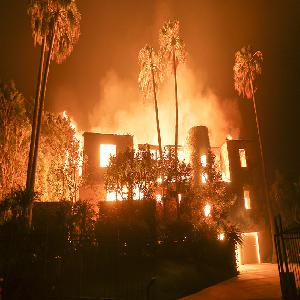
#> input picture src/data/pictures_resized/0014_th_id=OIP.jpg, 300 x 300 px, found by its file name; its folder holds only this picture in this run
$ python PrepareData.py
#> lines starting #> are read from the running program, lines starting #| are printed output that depends on the picture
# performs augmentations, resizes and merges
#from flip_horizontal import flip_horizontal
from PIL import Image, ImageEnhance
import os


# final_size
final_size = (128,128)

# source
datapath = "../Data/pictures_resized/"
source = os.listdir(datapath)

# destination
destination = os.path.join("../Data/Train/",
                           str(final_size[0]) + str(final_size[1])+"/")
# "/home/andreas/Documents/Seminar/appliedml_using_gan/Data/pictures_all/"
os.system("rm -rf {}".format(destination))

os.mkdir(destination)

# initial size
width, height = Image.open(datapath + source[0]).size
#> width = 300; height = 300


# methods
# flip_horizontal.__name__
def flip_horizontal():
    for file in source:
        image = Image.open(datapath + file)
#> image is the input picture: PIL image 300x300 RGB; mean R, G, B 133.1, 75.8, 28.9
        image = image.transpose(Image.FLIP_LEFT_RIGHT)
        image = image.resize(final_size)
#> image: PIL image 128x128 RGB
        image.save(os.path.join(destination + file + '_flipped.png'))


def rotate(degree):
#> called with degree = 10
    for file in source:
        image = Image.open(datapath + file)
        image = image.rotate(degree)
#> image: PIL image 300x300 RGB
        image = image.crop((35, 35, width - 35, height - 35))
#> image: PIL image 230x230 RGB
        image = image.resize(final_size)
#> image: PIL image 128x128 RGB
        image.save(os.path.join(destination + file + str(degree) + '_rotate.png'))


def crop(left, top, right, bottom, description):
#> called with left = 0, top = 0, right = 225, bottom = 225, description = 'lefttop'
    for file in source:
        image = Image.open(datapath + file)
        image = image.crop((left, top, right, bottom))
#> image: PIL image 225x225 RGB
        image = image.resize(final_size)
#> image: PIL image 128x128 RGB
#> call 4 of crop, with left = 0, top = 75, right = 225, bottom = 300, description = 'leftbottom'
#> in crop (call 4), `image = image.resize(final_size)`:
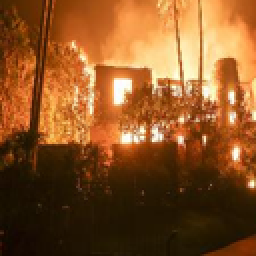
#> image: PIL image 128x128 RGB (shown 2 times larger); mean R, G, B 135.5, 82.7, 37.1
        image.save(destination + file + description + '_cropped.png')

def sharpen(factor):
#> called with factor = 0.5
    for file in source:
        image = Image.open(datapath + file)
        enhancer = ImageEnhance.Brightness(image)
        image = enhancer.enhance(factor)
#> image: PIL image 300x300 RGB
        image = image.resize(final_size)
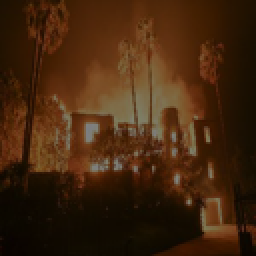
#> image: PIL image 128x128 RGB (shown 2 times larger); mean R, G, B 66.3, 37.6, 14.2
        image.save(destination + file + str(factor) + '_enhanced.png')


if __name__ == "__main__":
    flip_horizontal()
    rotate(10)
    rotate(350)
    #lefttop
    crop(0, 0, 3 * width / 4.0, 3 * height / 4.0, "lefttop")
    #righttop, überarbeiten!
    crop(width / 4.0, 0,  width , 3 * height / 4.0, "righttop")
    #rightbottom
    crop( width / 4.0, height / 4.0, width, height, "rightbottom")
    #leftbottom
    crop(0, height / 4, 3 * width / 4, height, "leftbottom")
    sharpen(0.5)
    sharpen(1.5)
#> call 2 of sharpen, with factor = 1.5
#> in sharpen (call 2), `image = image.resize(final_size)`:
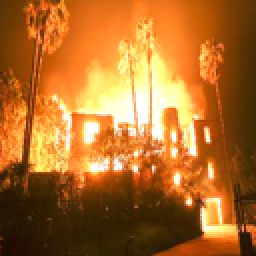
#> image: PIL image 128x128 RGB (shown 2 times larger); mean R, G, B 174.1, 108, 42.2
    sharpen(0.75)
#> call 3 of sharpen, with factor = 0.75
#> in sharpen (call 3), `image = enhancer.enhance(factor)`:
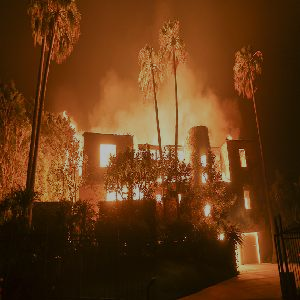
#> image: PIL image 300x300 RGB; mean R, G, B 99.4, 56.5, 21.4
#> in sharpen (call 3), `image = image.resize(final_size)`:
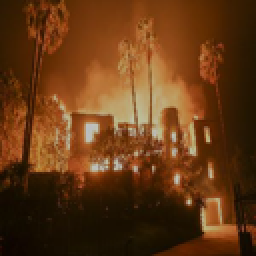
#> image: PIL image 128x128 RGB (shown 2 times larger); mean R, G, B 99.4, 56.5, 21.4
    sharpen(1.25)
#> call 4 of sharpen, with factor = 1.25
#> in sharpen (call 4), `image = enhancer.enhance(factor)`:
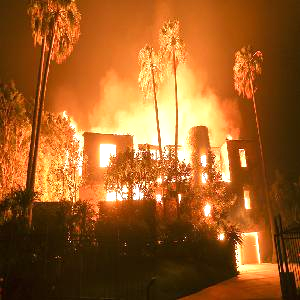
#> image: PIL image 300x300 RGB; mean R, G, B 156.6, 92.8, 35.6
#> in sharpen (call 4), `image = image.resize(final_size)`:
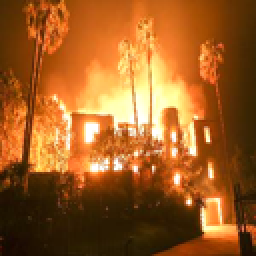
#> image: PIL image 128x128 RGB (shown 2 times larger); mean R, G, B 156.6, 92.8, 35.6

$ run again, on src/data/pictures_resized/0045_th_id=OIP.jpg
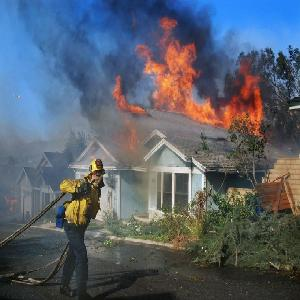
#> input picture src/data/pictures_resized/0045_th_id=OIP.jpg, 300 x 300 px, found by its file name
#> width = 300
#> in flip_horizontal, image is the input picture: PIL image 300x300 RGB; mean R, G, B 88.2, 96.5, 108.3
#> in sharpen (call 3), `image = image.resize(final_size)`:
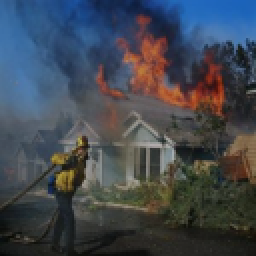
#> image: PIL image 128x128 RGB (shown 2 times larger); mean R, G, B 65.8, 72, 80.9
#> in sharpen (call 4), `image = image.resize(final_size)`:
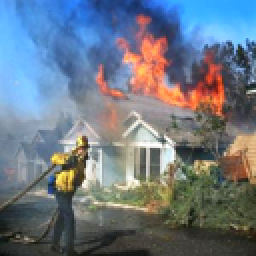
#> image: PIL image 128x128 RGB (shown 2 times larger); mean R, G, B 109.3, 120.1, 132.2

$ run again, on src/data/pictures_resized/0061_th_id=OIP.jpg
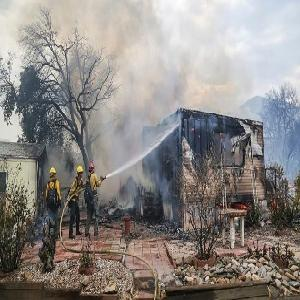
#> input picture src/data/pictures_resized/0061_th_id=OIP.jpg, 300 x 300 px, found by its file name
#> width = 300
#> in flip_horizontal, image is the input picture: PIL image 300x300 RGB; mean R, G, B 139.8, 135.4, 132.3
#> in sharpen (call 3), `image = image.resize(final_size)`:
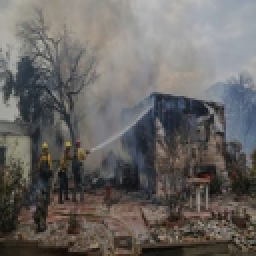
#> image: PIL image 128x128 RGB (shown 2 times larger); mean R, G, B 104.4, 101.2, 98.8
#> in sharpen (call 4), `image = image.resize(final_size)`:
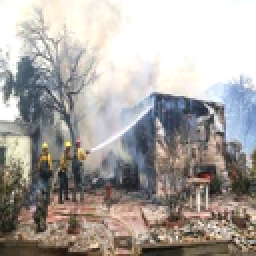
#> image: PIL image 128x128 RGB (shown 2 times larger); mean R, G, B 170.2, 165, 160.6

$ run again, on src/data/pictures_resized/1542842217858.jpg
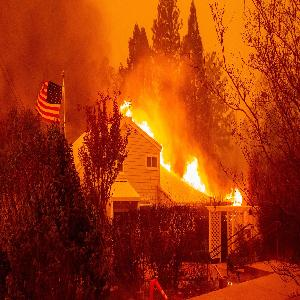
#> input picture src/data/pictures_resized/1542842217858.jpg, 300 x 300 px, found by its file name
#> width = 300
#> in flip_horizontal, image is the input picture: PIL image 300x300 RGB; mean R, G, B 161.9, 54, 11.6
#> in sharpen (call 4), `image = image.resize(final_size)`:
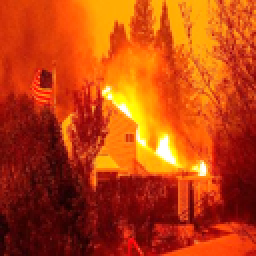
#> image: PIL image 128x128 RGB (shown 2 times larger); mean R, G, B 188.6, 66.7, 14.1
